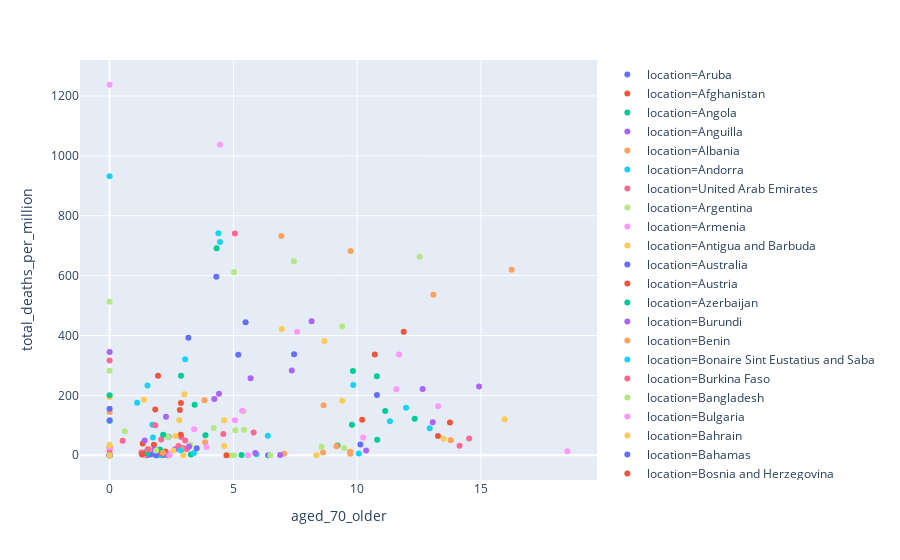

The cell this chart's notebook holds for it:
### Code cell
# Receives date and column of interest for every country as a dataframe
def scatter_plot(date, col1, col2):
    tot_df = pd.DataFrame(columns = ['date', 'location', col1, col2])
    # temp_df = pd.DataFrame()
    for c in country_df:
        # Get country specific data and append to main dataframe
        temp_df = owid_df[(owid_df['location']==c) & (owid_df['date']==date)][['date', 'location', col1, col2]]
        tot_df = tot_df.append(temp_df, ignore_index = True).fillna(0)
    tot_df.set_index('date', inplace=True)
    
    # Create Plotly scatter plot
    fig = px.scatter(data_frame=tot_df, x=col2, 
                     y=col1, color="location", trendline="ols",
                 hover_data=['location'])
    fig.show()
    
    return tot_df

# Try median_age, aged_70_older, diabetes_prevalence, male_smokers, 
scatter_plot('2020-10-27', 'total_deaths_per_million', 'aged_70_older')
